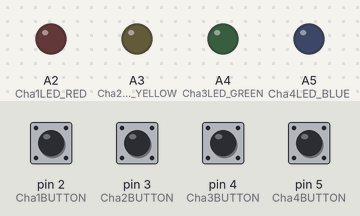
Bench run of a sketch on a simulated Arduino Uno, built with avr-gcc and run on an emulated ATmega328P. Shown: output pins drawn as LEDs (lit = HIGH). The test bench sets the inputs (shaded band); at power-on: pin 2 (Cha1BUTTON), pin 3 (Cha2BUTTON), pin 4 (Cha3BUTTON), pin 5 (Cha4BUTTON) LOW.

Above: at 1.2 s.
1.3 s: pin 2 (Cha1BUTTON) pulled HIGH for 0.15 s
At 2.0 s:
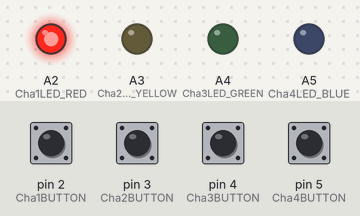
2.9 s: pin 3 (Cha2BUTTON) pulled HIGH for 0.15 s
At 3.2 s:
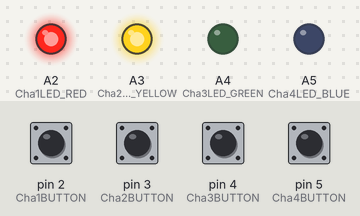
4.5 s: pin 4 (Cha3BUTTON) pulled HIGH for 0.15 s
At 5.6 s:
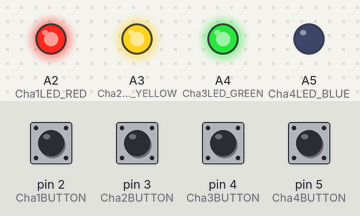
6.1 s: pin 5 (Cha4BUTTON) pulled HIGH for 0.15 s
At 6.8 s:
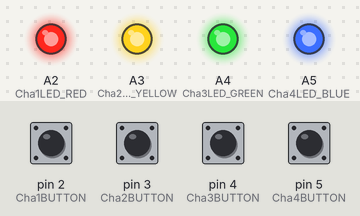
7.7 s: pin 2 (Cha1BUTTON) pulled HIGH for 1 s
At 8.0 s:
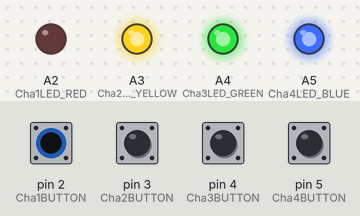
10.2 s: pin 3 (Cha2BUTTON) pulled HIGH for 1 s
At 11.1 s:
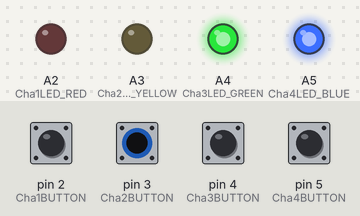
Timing chart, 0 to 13.2 s (numbered marks = the images above; inputs shaded):
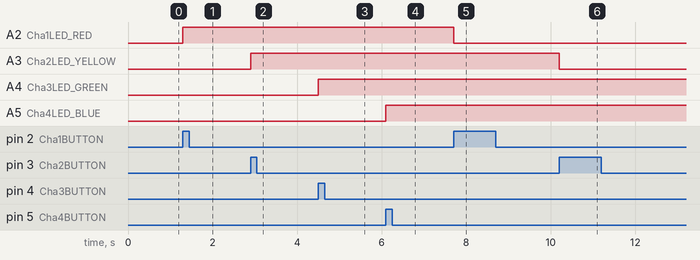

The sketch:

ISIM_Final_Project.ino
```cpp
#define Cha1LED_RED A2
#define Cha2LED_YELLOW A3
#define Cha3LED_GREEN A4
#define Cha4LED_BLUE A5
#define Cha1BUTTON 2
#define Cha2BUTTON 3
#define Cha3BUTTON 4
#define Cha4BUTTON 5
#define OpampSet1 6
#define OpampSet2 7
#define OpampSet3 8
#define OpampSet4 9

bool button_1, button_2, button_3, button_4, previous_1,
     previous_2, previous_3, previous_4;
bool status_1 = 0, status_2 = 0, status_3 = 0, status_4 = 0,
     presta_1 = 0, presta_2 = 0, presta_3 = 0, presta_4 = 0;
unsigned long time[] = {0, 0, 0, 0};
int debounce = 200;

void setup() {
  // put your setup code here, to run once:
  Serial.begin(9600);
  for(int i = 2; i < 6; i++){
    pinMode(i, INPUT);
  }
  pinMode(Cha1LED_RED, OUTPUT);
  pinMode(Cha2LED_YELLOW, OUTPUT);
  pinMode(Cha3LED_GREEN, OUTPUT);
  pinMode(Cha4LED_BLUE, OUTPUT);

  digitalWrite(Cha1LED_RED, LOW);
  digitalWrite(Cha2LED_YELLOW, LOW);
  digitalWrite(Cha3LED_GREEN, LOW);
  digitalWrite(Cha4LED_BLUE, LOW);
}

void loop() {
  // put your main code here, to run repeatedly:'

  //"""""""""Sense""""""""""""
  button_1 = digitalRead(Cha1BUTTON);
  button_2 = digitalRead(Cha2BUTTON);
  button_3 = digitalRead(Cha3BUTTON);
  button_4 = digitalRead(Cha4BUTTON);

  //"""""""""Think""""""""""""
  presta_1 = status_1;
  if(button_1 == 1 && previous_1 == 0 && millis() - time[0] >= debounce){
    if(status_1 == HIGH){
      status_1 = LOW;
    }else if(status_1 == LOW){
      status_1 = HIGH;
    }
    time[0] = millis();
  }
  presta_2 = status_2;
  if(button_2 == 1 && previous_2 == 0 && millis() - time[1] >= debounce){
    if(status_2 == HIGH){
      status_2 = LOW;
    }else if(status_2 == LOW){
      status_2 = HIGH;
    }
    time[1] = millis();
  }
  presta_3 = status_3;
  if(button_3 == 1 && previous_3 == 0 && millis() - time[2] >= debounce){
    if(status_3 == HIGH){
      status_3 = LOW;
    }else if(status_3 == LOW){
      status_3 = HIGH;
    }
    time[2] = millis();
  }
  presta_4 = status_4;
  if(button_4 == 1 && previous_4 == 0 && millis() - time[3] >= debounce){
    if(status_4 == HIGH){
      status_4 = LOW;
    }else if(status_4 == LOW){
      status_4 = HIGH;
    }
    time[3] = millis();
  }
  previous_1 = button_1;
  previous_2 = button_2;
  previous_3 = button_3;
  previous_4 = button_4;

  //"""""""""Act""""""""""""
  if(presta_1 != status_1){
    digitalWrite(Cha1LED_RED, status_1);
    digitalWrite(OpampSet1, status_1);
  }
  if(presta_2 != status_2){
    digitalWrite(Cha2LED_YELLOW, status_2);
    digitalWrite(OpampSet2, status_2);
  }
  if(presta_3 != status_3){
    digitalWrite(Cha3LED_GREEN, status_3);
    digitalWrite(OpampSet3, status_3);
  }
  if(presta_4 != status_4){
    digitalWrite(Cha4LED_BLUE, status_4);
    digitalWrite(OpampSet4, status_4);
  }
}
```

Measured:
- after the input at 1.3 s, A2 (Cha1LED_RED): LOW → HIGH at once
- after the input at 2.9 s, A3 (Cha2LED_YELLOW): LOW → HIGH at once
- after the input at 4.5 s, A4 (Cha3LED_GREEN): LOW → HIGH at once
- after the input at 6.1 s, A5 (Cha4LED_BLUE): LOW → HIGH at once
- after the input at 7.7 s, A2 (Cha1LED_RED): HIGH → LOW at once
- after the input at 10.2 s, A3 (Cha2LED_YELLOW): HIGH → LOW at once
